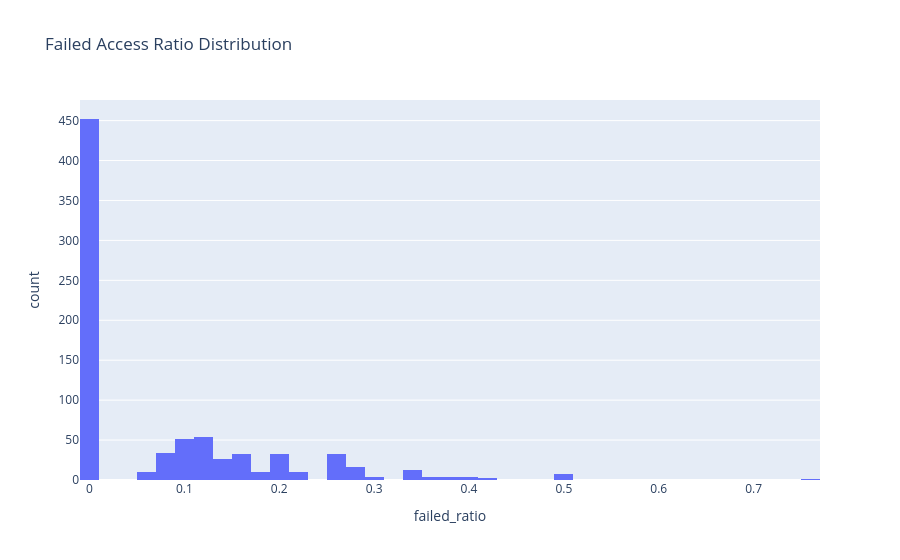

The notebook cell saved with this chart:
### Code cell
fig = px.histogram(
    grouped_df,
    x="failed_ratio",
    nbins=40,
    title="Failed Access Ratio Distribution",
    hover_data=["session_id", "role"]
)

fig.show()

### Figure 1 — Plotly figure (JSON) as saved in the notebook; plotly's stock layout.template omitted (floating-point values rounded to 4 significant figures; data arrays with more than 128 entries replaced by an {"elided": "..."} marker saying what was removed)
{"data": [{"bingroup": "x", "hovertemplate": "failed_ratio=%{x}<br>count=%{y}<extra></extra>", "legendgroup": "", "marker": {"color": "#636efa", "pattern": {"shape": ""}}, "name": "", "nbinsx": 40, "orientation": "v", "showlegend": false, "type": "histogram", "x": {"elided": "800 float values"}, "xaxis": "x", "yaxis": "y"}], "layout": {"barmode": "relative", "legend": {"tracegroupgap": 0}, "title": {"text": "Failed Access Ratio Distribution"}, "xaxis": {"anchor": "y", "domain": [0, 1], "title": {"text": "failed_ratio"}}, "yaxis": {"anchor": "x", "domain": [0, 1], "title": {"text": "count"}}}}
